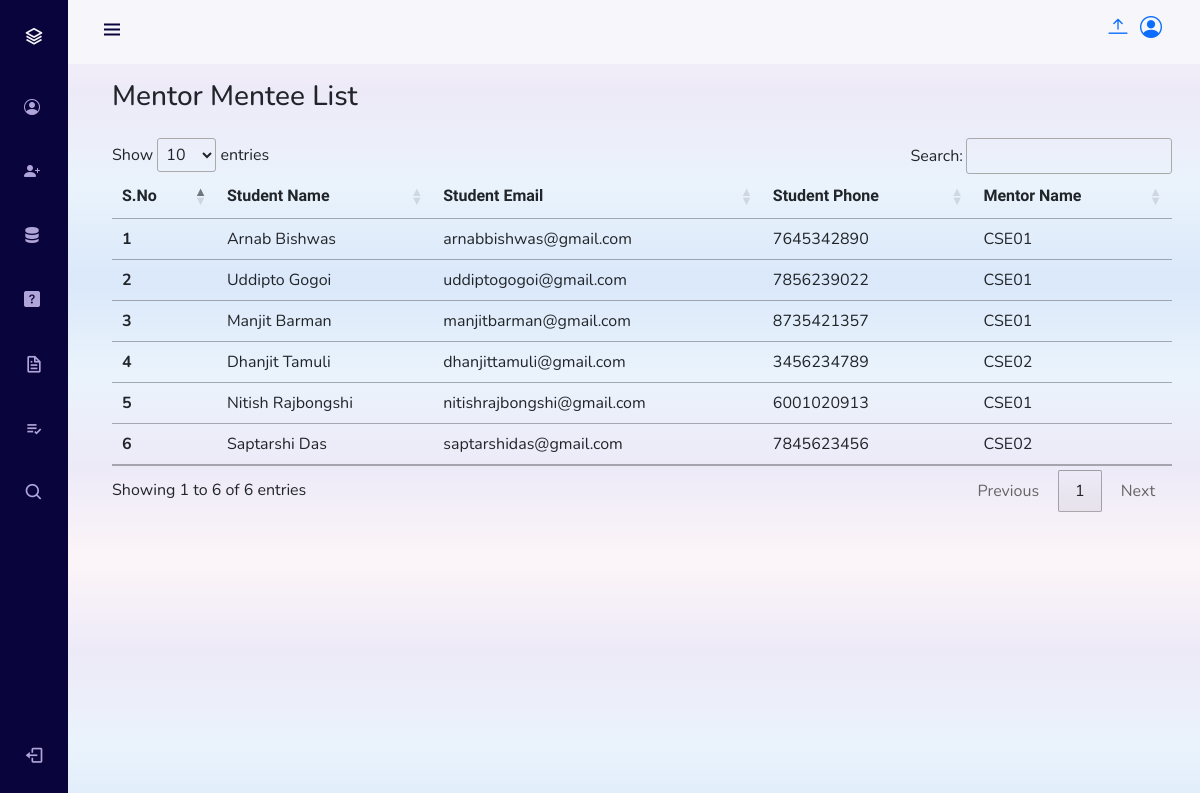
The app's page /admin/mentor_mentee_list.php (signed in), older data.
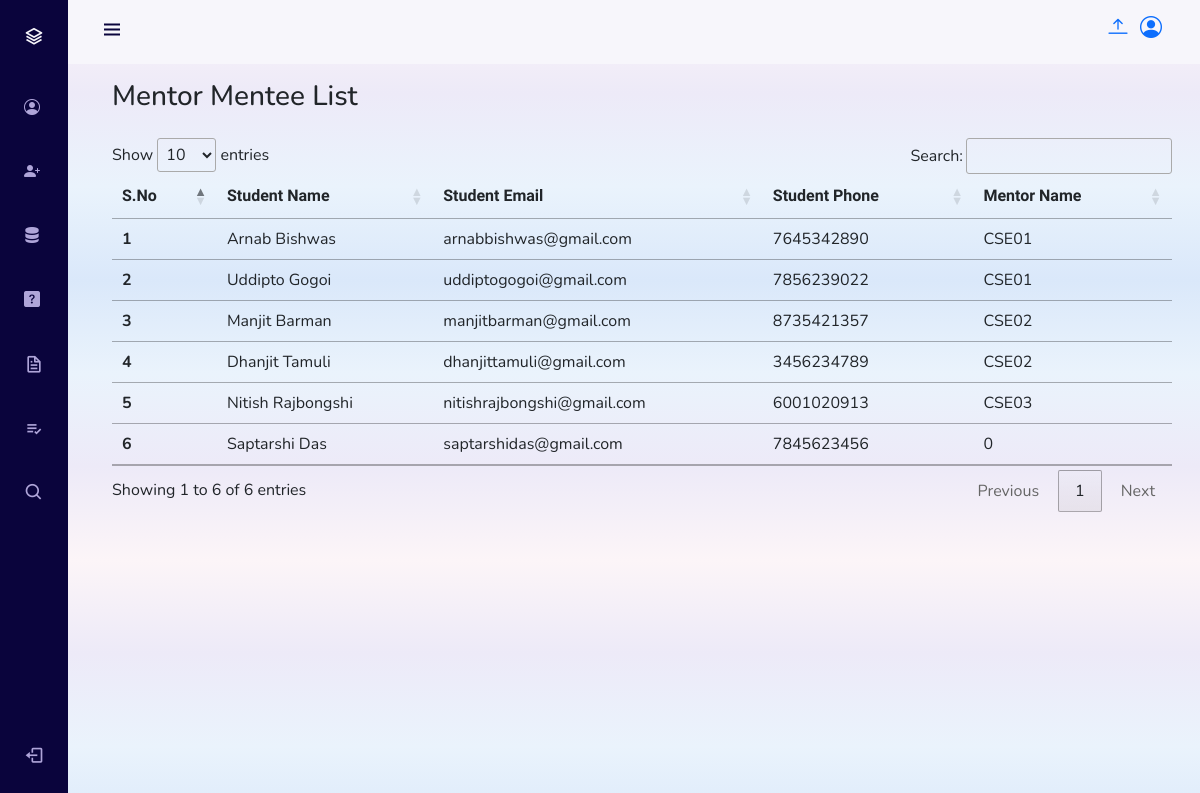
The same page, newer data.
### tables this page shows
CREATE TABLE `student` (
  `rollno` char(8) NOT NULL,
  `student_email` varchar(80) NOT NULL,
  `student_phone` char(10) NOT NULL,
  `student_firstname` varchar(35) NOT NULL,
  `student_lastname` varchar(35) NOT NULL,
  `academic_year` int(4) NOT NULL,
  `student_depertment` varchar(100) NOT NULL,
  `student_program` varchar(100) NOT NULL,
  `student_semester` varchar(20) NOT NULL,
  `student_password` varchar(255) NOT NULL,
  `assign_mentor` char(6) NOT NULL
);

### admin/database_details/mentor_mentee_details.php (the view)
<?php
echo "<h3 class='py-3'>Mentor Mentee List</h3>";
$sql = 'SELECT * FROM `student`';
$result = mysqli_query($conn, $sql);
$no_of_rows = mysqli_num_rows($result);
$sno = 0;
if ($no_of_rows > 0) {
    while ($row = mysqli_fetch_assoc($result)) {
        $sno = $sno + 1;
        echo '
            <tr>
                <th scope="row">' . $sno . '</th>
                <td>' . $row["student_firstname"] . ' '. $row["student_lastname"] . '</td>
                <td>' . $row["student_email"] . '</td>
                <td>' . $row["student_phone"] . '</td>
                <td>' . $row["assign_mentor"] . '</td>
            </tr>
            ';
    }
}
?>

Row changes from the older to the newer data that the page shows:
changed student "Manjit": assign_mentor "CSE01" → "CSE02"
changed student "Nitish": assign_mentor "CSE01" → "CSE03"
changed student "Saptarshi": assign_mentor "CSE02" → "0"
